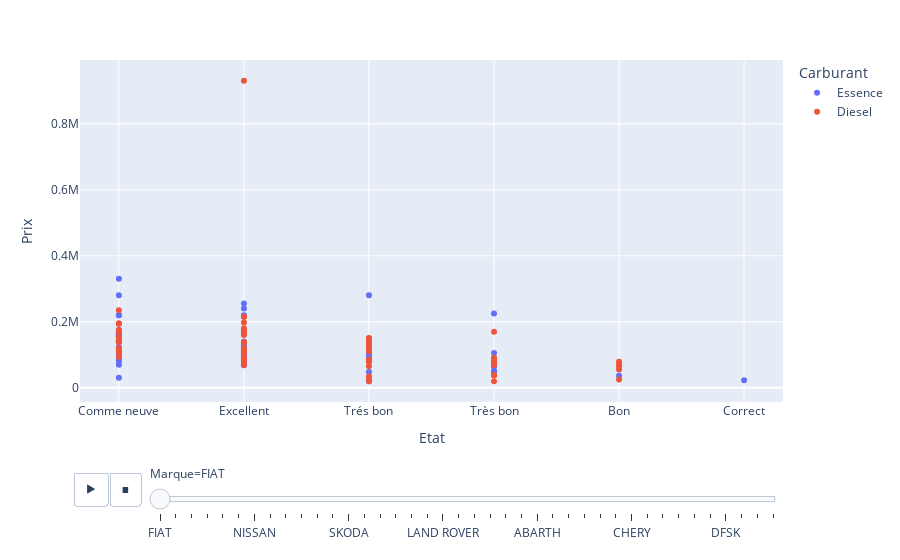

The cell this chart's notebook holds for it:
### Markdown cell above
### Graphe a dispersion Animée : ( X : Etat, Y : Prix, Animation_frame : Marque, color : Carburant )

### Code cell
px.scatter(df,x="Etat",y="Prix",animation_frame="Marque",color="Carburant")

### Figure 1 — Plotly figure (JSON) as saved in the notebook; plotly's stock layout.template omitted (floating-point values rounded to 4 significant figures)
{"data": [{"hovertemplate": "Carburant=Essence<br>Marque=FIAT<br>Etat=%{x}<br>Prix=%{y}<extra></extra>", "legendgroup": "Essence", "marker": {"color": "#636efa", "symbol": "circle"}, "mode": "markers", "name": "Essence", "orientation": "v", "showlegend": true, "type": "scatter", "x": ["Comme neuve", "Excellent", "Comme neuve", "Excellent", "Comme neuve", "Excellent", "Excellent", "Trés bon", "Très bon", "Très bon", "Excellent", "Comme neuve", "Comme neuve", "Excellent", "Excellent", "Excellent", "Bon", "Correct", "Excellent", "Trés bon", "Excellent", "Très bon", "Excellent", "Très bon", "Très bon", "Comme neuve", "Comme neuve", "Très bon", "Excellent", "Très bon", "Comme neuve", "Comme neuve", "Excellent", "Trés bon", "Comme neuve", "Trés bon", "Comme neuve", "Très bon", "Comme neuve", "Comme neuve", "Excellent", "Comme neuve", "Comme neuve", "Comme neuve", "Comme neuve", "Excellent", "Comme neuve", "Comme neuve", "Excellent", "Excellent", "Excellent", "Comme neuve", "Comme neuve", "Comme neuve", "Comme neuve", "Comme neuve", "Comme neuve", "Excellent", "Trés bon", "Trés bon"], "xaxis": "x", "y": [120000, 95000, 107000, 89000, 155000, 105000, 78000, 20000, 50000, 74000, 140000, 154000, 165000, 122000, 125000, 81000, 36000, 23000, 68000, 105000, 98000, 105000, 105000, 49000, 82000, 30000, 145000, 225000, 255000, 64000, 280000, 220000, 220000, 280000, 175000, 48000, 152000, 76000, 70000, 124000, 112000, 169000, 142000, 159000, 89000, 108000, 141000, 330000, 130000, 240000, 105000, 162000, 100000, 105000, 165000, 220000, 81000, 70000, 95000, 100000], "yaxis": "y"}, {"hovertemplate": "Carburant=Diesel<br>Marque=FIAT<br>Etat=%{x}<br>Prix=%{y}<extra></extra>", "legendgroup": "Diesel", "marker": {"color": "#EF553B", "symbol": "circle"}, "mode": "markers", "name": "Diesel", "orientation": "v", "showlegend": true, "type": "scatter", "x": ["Comme neuve", "Excellent", "Trés bon", "Bon", "Comme neuve", "Très bon", "Excellent", "Excellent", "Excellent", "Comme neuve", "Bon", "Bon", "Excellent", "Très bon", "Excellent", "Excellent", "Comme neuve", "Très bon", "Excellent", "Comme neuve", "Excellent", "Excellent", "Très bon", "Trés bon", "Excellent", "Excellent", "Excellent", "Comme neuve", "Trés bon", "Bon", "Excellent", "Bon", "Comme neuve", "Très bon", "Très bon", "Trés bon", "Comme neuve", "Trés bon", "Excellent", "Trés bon", "Très bon", "Très bon", "Comme neuve", "Trés bon", "Très bon", "Très bon", "Excellent", "Très bon", "Très bon", "Trés bon", "Excellent", "Excellent", "Excellent", "Trés bon", "Trés bon", "Comme neuve", "Comme neuve", "Excellent", "Excellent", "Comme neuve", "Excellent", "Excellent", "Comme neuve", "Comme neuve", "Comme neuve", "Comme neuve", "Comme neuve", "Comme neuve", "Excellent", "Comme neuve", "Excellent", "Trés bon", "Excellent", "Comme neuve", "Excellent", "Excellent", "Excellent", "Trés bon", "Trés bon", "Trés bon", "Trés bon", "Trés bon"], "xaxis": "x", "y": [194000, 69000, 20000, 55000, 118000, 170000, 120000, 108000, 72000, 108000, 25000, 79000, 93000, 82000, 110000, 108000, 120000, 83000, 110000, 115000, 175000, 85000, 85000, 78000, 160000, 86000, 198000, 140000, 65000, 65000, 110000, 70000, 110000, 70000, 38000, 118000, 235000, 150000, 118000, 30000, 79000, 38000, 153000, 80000, 70000, 87000, 180000, 91000, 20000, 34000, 89000, 91000, 85000, 85000, 85000, 94000, 140000, 85000, 138000, 175000, 175000, 930000, 169000, 142000, 139000, 195000, 195000, 115000, 118000, 142000, 139000, 139000, 169000, 148000, 163000, 215000, 215000, 150000, 150000, 110000, 132000, 123000], "yaxis": "y"}], "layout": {"legend": {"title": {"text": "Carburant"}, "tracegroupgap": 0}, "margin": {"t": 60}, "sliders": [{"active": 0, "currentvalue": {"prefix": "Marque="}, "len": 0.9, "pad": {"b": 10, "t": 60}, "steps": [{"args": [["FIAT"], {"frame": {"duration": 0, "redraw": false}, "fromcurrent": true, "mode": "immediate", "transition": {"duration": 0, "easing": "linear"}}], "label": "FIAT", "method": "animate"}, {"args": [["AUDI"], {"frame": {"duration": 0, "redraw": false}, "fromcurrent": true, "mode": "immediate", "transition": {"duration": 0, "easing": "linear"}}], "label": "AUDI", "method": "animate"}, {"args": [["ALFA ROMEO"], {"frame": {"duration": 0, "redraw": false}, "fromcurrent": true, "mode": "immediate", "transition": {"duration": 0, "easing": "linear"}}], "label": "ALFA ROMEO", "method": "animate"}, {"args": [["BMW"], {"frame": {"duration": 0, "redraw": false}, "fromcurrent": true, "mode": "immediate", "transition": {"duration": 0, "easing": "linear"}}], "label": "BMW", "method": "animate"}, {"args": [["VOLKSWAGEN"], {"frame": {"duration": 0, "redraw": false}, "fromcurrent": true, "mode": "immediate", "transition": {"duration": 0, "easing": "linear"}}], "label": "VOLKSWAGEN", "method": "animate"}, {"args": [["FORD"], {"frame": {"duration": 0, "redraw": false}, "fromcurrent": true, "mode": "immediate", "transition": {"duration": 0, "easing": "linear"}}], "label": "FORD", "method": "animate"}, {"args": [["NISSAN"], {"frame": {"duration": 0, "redraw": false}, "fromcurrent": true, "mode": "immediate", "transition": {"duration": 0, "easing": "linear"}}], "label": "NISSAN", "method": "animate"}, {"args": [["MERCEDES"], {"frame": {"duration": 0, "redraw": false}, "fromcurrent": true, "mode": "immediate", "transition": {"duration": 0, "easing": "linear"}}], "label": "MERCEDES", "method": "animate"}, {"args": [["TOYOTA"], {"frame": {"duration": 0, "redraw": false}, "fromcurrent": true, "mode": "immediate", "transition": {"duration": 0, "easing": "linear"}}], "label": "TOYOTA", "method": "animate"}, {"args": [["RENAULT"], {"frame": {"duration": 0, "redraw": false}, "fromcurrent": true, "mode": "immediate", "transition": {"duration": 0, "easing": "linear"}}], "label": "RENAULT", "method": "animate"}, {"args": [["PEUGEOT"], {"frame": {"duration": 0, "redraw": false}, "fromcurrent": true, "mode": "immediate", "transition": {"duration": 0, "easing": "linear"}}], "label": "PEUGEOT", "method": "animate"}, {"args": [["SEAT"], {"frame": {"duration": 0, "redraw": false}, "fromcurrent": true, "mode": "immediate", "transition": {"duration": 0, "easing": "linear"}}], "label": "SEAT", "method": "animate"}, {"args": [["SKODA"], {"frame": {"duration": 0, "redraw": false}, "fromcurrent": true, "mode": "immediate", "transition": {"duration": 0, "easing": "linear"}}], "label": "SKODA", "method": "animate"}, {"args": [["HONDA"], {"frame": {"duration": 0, "redraw": false}, "fromcurrent": true, "mode": "immediate", "transition": {"duration": 0, "easing": "linear"}}], "label": "HONDA", "method": "animate"}, {"args": [["JEEP"], {"frame": {"duration": 0, "redraw": false}, "fromcurrent": true, "mode": "immediate", "transition": {"duration": 0, "easing": "linear"}}], "label": "JEEP", "method": "animate"}, {"args": [["OPEL"], {"frame": {"duration": 0, "redraw": false}, "fromcurrent": true, "mode": "immediate", "transition": {"duration": 0, "easing": "linear"}}], "label": "OPEL", "method": "animate"}, {"args": [["MAZDA"], {"frame": {"duration": 0, "redraw": false}, "fromcurrent": true, "mode": "immediate", "transition": {"duration": 0, "easing": "linear"}}], "label": "MAZDA", "method": "animate"}, {"args": [["HYUNDAI"], {"frame": {"duration": 0, "redraw": false}, "fromcurrent": true, "mode": "immediate", "transition": {"duration": 0, "easing": "linear"}}], "label": "HYUNDAI", "method": "animate"}, {"args": [["LAND ROVER"], {"frame": {"duration": 0, "redraw": false}, "fromcurrent": true, "mode": "immediate", "transition": {"duration": 0, "easing": "linear"}}], "label": "LAND ROVER", "method": "animate"}, {"args": [["VOLVO"], {"frame": {"duration": 0, "redraw": false}, "fromcurrent": true, "mode": "immediate", "transition": {"duration": 0, "easing": "linear"}}], "label": "VOLVO", "method": "animate"}, {"args": [["CITROEN"], {"frame": {"duration": 0, "redraw": false}, "fromcurrent": true, "mode": "immediate", "transition": {"duration": 0, "easing": "linear"}}], "label": "CITROEN", "method": "animate"}, {"args": [["KIA"], {"frame": {"duration": 0, "redraw": false}, "fromcurrent": true, "mode": "immediate", "transition": {"duration": 0, "easing": "linear"}}], "label": "KIA", "method": "animate"}, {"args": [["JAGUAR"], {"frame": {"duration": 0, "redraw": false}, "fromcurrent": true, "mode": "immediate", "transition": {"duration": 0, "easing": "linear"}}], "label": "JAGUAR", "method": "animate"}, {"args": [["DS"], {"frame": {"duration": 0, "redraw": false}, "fromcurrent": true, "mode": "immediate", "transition": {"duration": 0, "easing": "linear"}}], "label": "DS", "method": "animate"}, {"args": [["ABARTH"], {"frame": {"duration": 0, "redraw": false}, "fromcurrent": true, "mode": "immediate", "transition": {"duration": 0, "easing": "linear"}}], "label": "ABARTH", "method": "animate"}, {"args": [["DACIA"], {"frame": {"duration": 0, "redraw": false}, "fromcurrent": true, "mode": "immediate", "transition": {"duration": 0, "easing": "linear"}}], "label": "DACIA", "method": "animate"}, {"args": [["MINI"], {"frame": {"duration": 0, "redraw": false}, "fromcurrent": true, "mode": "immediate", "transition": {"duration": 0, "easing": "linear"}}], "label": "MINI", "method": "animate"}, {"args": [["CHEVROLET"], {"frame": {"duration": 0, "redraw": false}, "fromcurrent": true, "mode": "immediate", "transition": {"duration": 0, "easing": "linear"}}], "label": "CHEVROLET", "method": "animate"}, {"args": [["PORSCHE"], {"frame": {"duration": 0, "redraw": false}, "fromcurrent": true, "mode": "immediate", "transition": {"duration": 0, "easing": "linear"}}], "label": "PORSCHE", "method": "animate"}, {"args": [["LANCIA"], {"frame": {"duration": 0, "redraw": false}, "fromcurrent": true, "mode": "immediate", "transition": {"duration": 0, "easing": "linear"}}], "label": "LANCIA", "method": "animate"}, {"args": [["CHERY"], {"frame": {"duration": 0, "redraw": false}, "fromcurrent": true, "mode": "immediate", "transition": {"duration": 0, "easing": "linear"}}], "label": "CHERY", "method": "animate"}, {"args": [["MITSUBISHI"], {"frame": {"duration": 0, "redraw": false}, "fromcurrent": true, "mode": "immediate", "transition": {"duration": 0, "easing": "linear"}}], "label": "MITSUBISHI", "method": "animate"}, {"args": [["CUPRA"], {"frame": {"duration": 0, "redraw": false}, "fromcurrent": true, "mode": "immediate", "transition": {"duration": 0, "easing": "linear"}}], "label": "CUPRA", "method": "animate"}, {"args": [["MAHINDRA"], {"frame": {"duration": 0, "redraw": false}, "fromcurrent": true, "mode": "immediate", "transition": {"duration": 0, "easing": "linear"}}], "label": "MAHINDRA", "method": "animate"}, {"args": [["GEELY"], {"frame": {"duration": 0, "redraw": false}, "fromcurrent": true, "mode": "immediate", "transition": {"duration": 0, "easing": "linear"}}], "label": "GEELY", "method": "animate"}, {"args": [["SUZUKI"], {"frame": {"duration": 0, "redraw": false}, "fromcurrent": true, "mode": "immediate", "transition": {"duration": 0, "easing": "linear"}}], "label": "SUZUKI", "method": "animate"}, {"args": [["DFSK"], {"frame": {"duration": 0, "redraw": false}, "fromcurrent": true, "mode": "immediate", "transition": {"duration": 0, "easing": "linear"}}], "label": "DFSK", "method": "animate"}, {"args": [["LEXUS"], {"frame": {"duration": 0, "redraw": false}, "fromcurrent": true, "mode": "immediate", "transition": {"duration": 0, "easing": "linear"}}], "label": "LEXUS", "method": "animate"}, {"args": [["MASERATI"], {"frame": {"duration": 0, "redraw": false}, "fromcurrent": true, "mode": "immediate", "transition": {"duration": 0, "easing": "linear"}}], "label": "MASERATI", "method": "animate"}, {"args": [["SSANGYONG"], {"frame": {"duration": 0, "redraw": false}, "fromcurrent": true, "mode": "immediate", "transition": {"duration": 0, "easing": "linear"}}], "label": "SSANGYONG", "method": "animate"}], "x": 0.1, "xanchor": "left", "y": 0, "yanchor": "top"}], "updatemenus": [{"buttons": [{"args": [null, {"frame": {"duration": 500, "redraw": false}, "fromcurrent": true, "mode": "immediate", "transition": {"duration": 500, "easing": "linear"}}], "label": "&#9654;", "method": "animate"}, {"args": [[null], {"frame": {"duration": 0, "redraw": false}, "fromcurrent": true, "mode": "immediate", "transition": {"duration": 0, "easing": "linear"}}], "label": "&#9724;", "method": "animate"}], "direction": "left", "pad": {"r": 10, "t": 70}, "showactive": false, "type": "buttons", "x": 0.1, "xanchor": "right", "y": 0, "yanchor": "top"}], "xaxis": {"anchor": "y", "domain": [0, 1], "title": {"text": "Etat"}}, "yaxis": {"anchor": "x", "domain": [0, 1], "title": {"text": "Prix"}}}}
